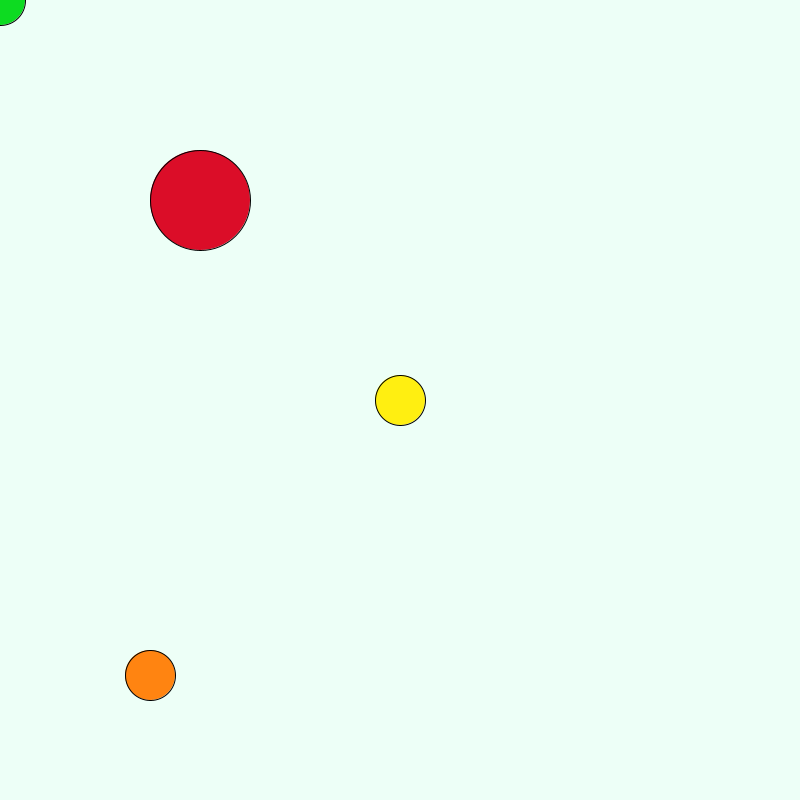
Frame 1 (no input)
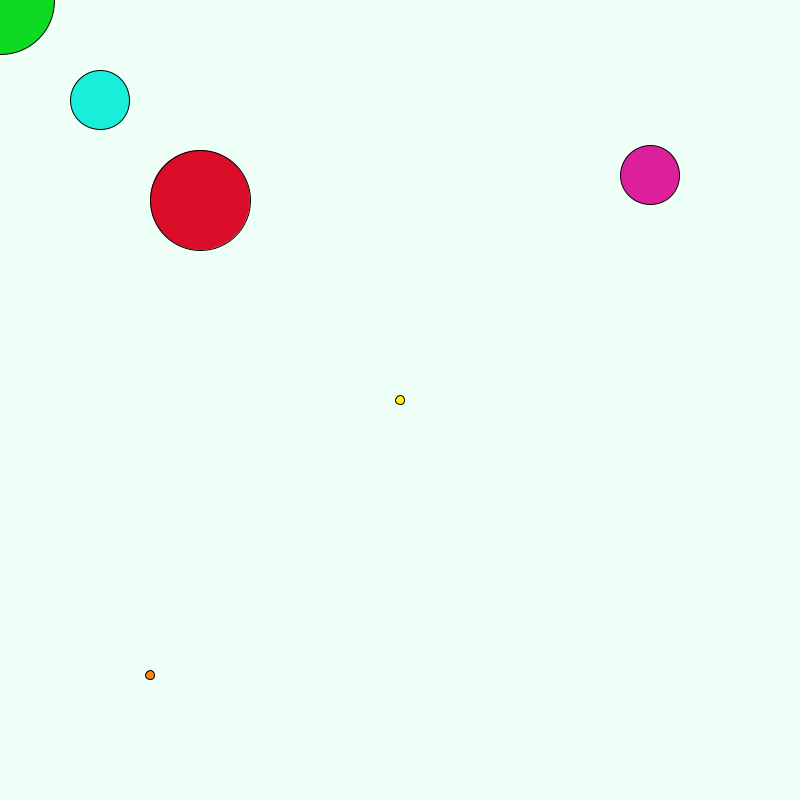
Frame 60 (the mouse pressed at the canvas centre just before this capture)
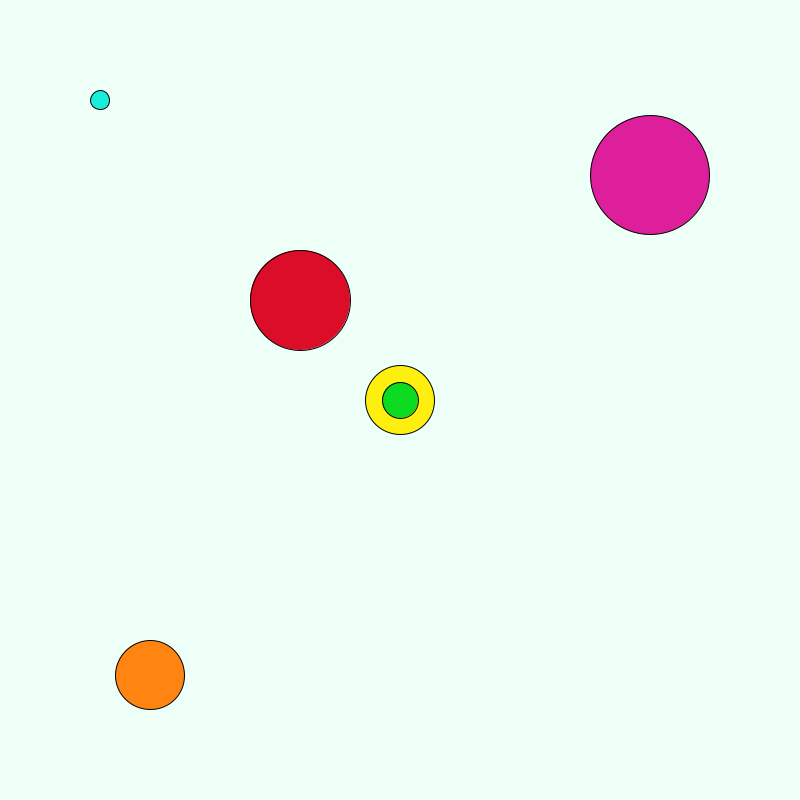
Frame 120 (the mouse held since frame 60 and released just before this capture)

The Processing sketch that drew these frames (run headless with seeded random() and noise(); from frame 60 on, the mouse is pressed at the canvas centre):

// Processing sketch: s19magd150lab03_cross
// ── s19magd150lab03_cross.pde
int h, w;
float c1x, c1y;

void setup(){
  size (800,800);
  w=0;
  h=0;
  c1y = height/2;
  
}

void draw(){
  background(#edfff7);
  
  fill(#17efda);
  ellipse (100,100, w%100, h%100);
 
 fill(#dd1f9b);
  ellipse (650,175, w%150, h%150);
  
  fill(#ffef11);
  ellipse (width/2, height/2, (w-50)%(width/6), (h-50)%(height/6));
  
  fill(#ff8411);
  ellipse (150, 675, (w-50)%(width/6), (h-50)%(height/6));
  
  
  println("The middle bubble is " + (w%width/4) + " pixels wide.");
  
  fill(#0ddb21);
  ellipse(mouseX, mouseY, (w+50)%(width/6), (h+50)%(height/6));
  println("The floating bubble is " + dist(width/2, height/2, mouseX, mouseY) + " pixels away from the center");
  
  fill(#db0d28);
  c1x = map(mouseX, 0, width, 200, 400);
  c1y = constrain(mouseY, 200, 300);
 ellipse(c1x, c1y, 100, 100);
 
  w++;
  h++;
}
